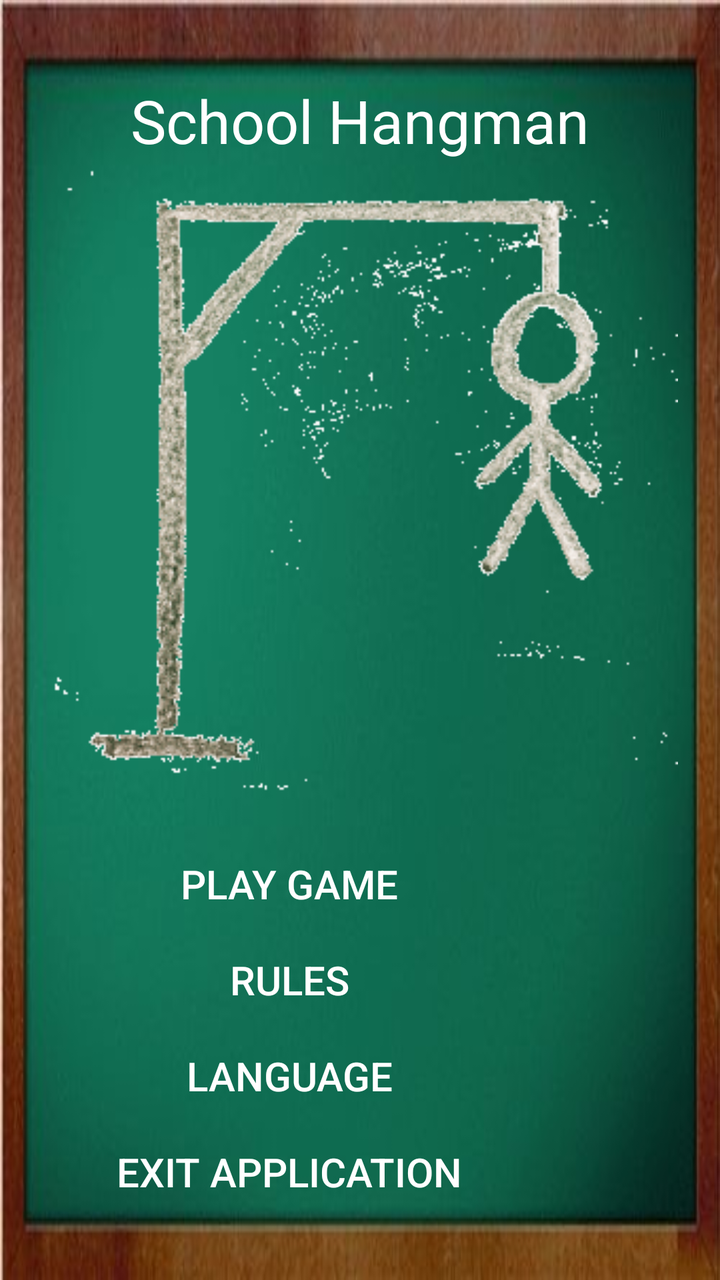
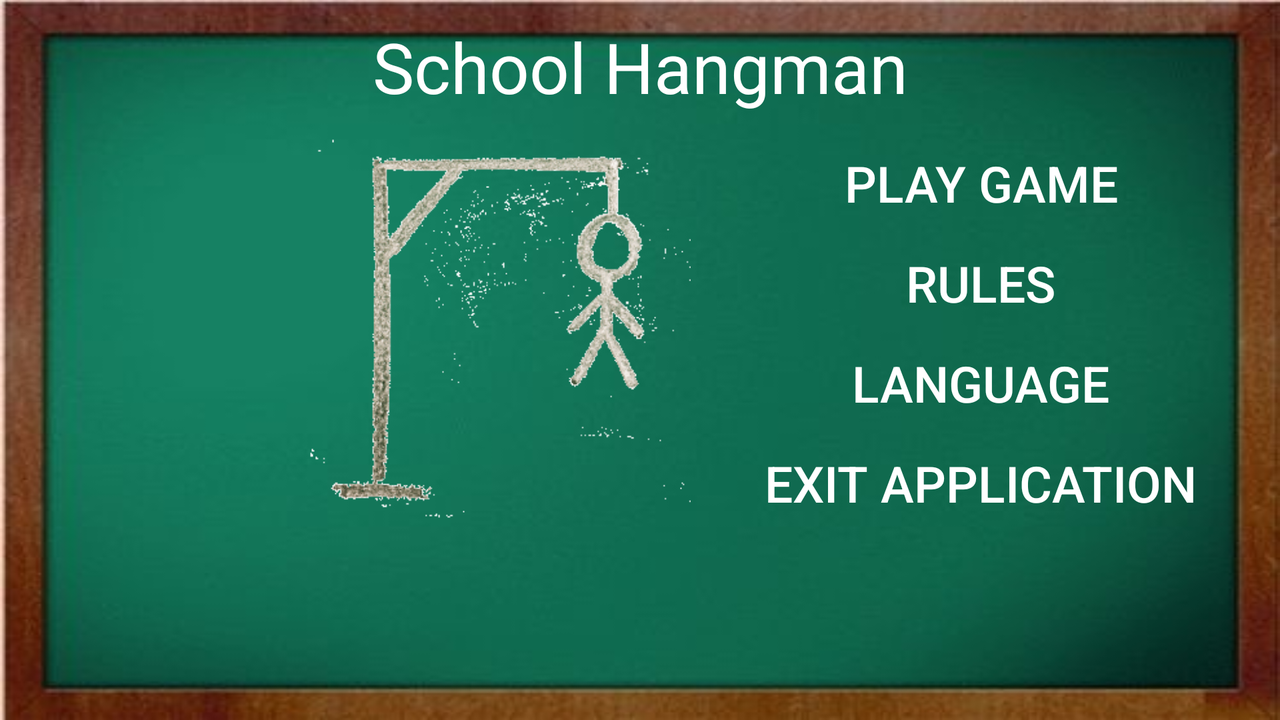

The same Android screen from two of the app's own layout files: first res/layout/ as a phone draws it, then the repository's variant for another configuration, drawn on a device whose configuration selects that folder. Both files follow.
<!-- AndroidManifest.xml: application theme AppTheme -->
<!-- res/layout/activity_start_window.xml -->
<?xml version="1.0" encoding="utf-8"?>
<RelativeLayout xmlns:android="http://schemas.android.com/apk/res/android"
    xmlns:tools="http://schemas.android.com/tools"
    android:layout_width="match_parent"
    android:layout_height="match_parent"
    android:background="@drawable/hangmanboardv2"
    android:paddingBottom="@dimen/activity_vertical_margin"
    android:paddingLeft="@dimen/activity_horizontal_margin"
    android:paddingRight="@dimen/activity_horizontal_margin"
    android:paddingTop="@dimen/activity_vertical_margin"
    android:orientation="vertical" tools:context=".StartActivity">

    <LinearLayout
        android:layout_width="match_parent"
        android:layout_height="wrap_content"
        android:layout_marginTop="40dp"
        android:id="@+id/linearLayout">
        <TextView
            android:layout_width="match_parent"
            android:layout_height="match_parent"
            android:id="@+id/gametitle"
            android:text="@string/gametitle"
            android:gravity="center_horizontal"
            android:textColor="#FFFFFF"
            android:textSize="30dp" />
    </LinearLayout>
    <TableLayout
        android:layout_width="match_parent"
        android:layout_height="wrap_content"
        android:layout_alignWithParentIfMissing="false"
        android:id="@+id/tableLayout"
        android:layout_alignParentBottom="true"
        android:layout_alignParentEnd="true"
        android:layout_marginBottom="30dp">
        <TableRow android:layout_width="match_parent"
            android:layout_marginTop="20dp">
            <Button
                android:id="@+id/playButton"
                android:layout_width="290dp"
                android:text="@string/playgame"
                android:background="@null"
                android:textColor="#FFFFFF"
                android:textSize="20dp" />
        </TableRow>
        <TableRow>
            <Button
                android:id="@+id/rulesButton"
                android:text="@string/rules"
                android:layout_width="290dp"
                android:background="@null"
                android:textColor="#FFFFFF"
                android:textSize="20dp" />
        </TableRow>
        <TableRow>
            <Button
                android:id="@+id/langButton"
                android:text="@string/language"
                android:layout_width="290dp"
                android:background="@null"
                android:textColor="#FFFFFF"
                android:textSize="20dp" />
        </TableRow>
        <TableRow>
            <Button
                android:id="@+id/exitButton"
                android:text="@string/exit"
                android:layout_width="290dp"
                android:background="@null"
                android:textColor="#FFFFFF"
                android:textSize="20dp" />
        </TableRow>
    </TableLayout>

    <LinearLayout
        android:orientation="horizontal"
        android:layout_width="match_parent"
        android:layout_height="match_parent"
        android:layout_above="@+id/tableLayout"
        android:layout_centerHorizontal="true"
        android:layout_below="@+id/linearLayout">
        <ImageButton
            android:layout_width="match_parent"
            android:layout_height="match_parent"
            android:src="@drawable/hangmanicon"
            android:scaleType="fitCenter"
            android:adjustViewBounds="true"
            android:background="@null" />


    </LinearLayout>

</RelativeLayout>
<!-- resources referenced by this layout -->
<resources>
  <!-- drawable hangmanboardv2: png bitmap (drawable, 98859 bytes) -->
  <!-- drawable hangmanicon: png bitmap (drawable, 14541 bytes) -->
  <string name="exit">EXIT APPLICATION</string>
  <string name="gametitle">School Hangman</string>
  <string name="language">LANGUAGE</string>
  <string name="playgame">PLAY GAME</string>
  <string name="rules">RULES</string>
  <style name="AppTheme" parent="Theme.AppCompat.Light.DarkActionBar">
          
          <item name="colorPrimary">@color/colorPrimary</item>
          <item name="colorPrimaryDark">@color/colorPrimaryDark</item>
          <item name="colorAccent">@color/colorAccent</item>
      </style>
  <color name="colorPrimary">#065B82</color>
  <color name="colorPrimaryDark">#303F9F</color>
  <color name="colorAccent">#FF4081</color>
</resources>
<!-- res/layout-land/activity_start_window.xml (the repository's variant of the layout above) -->
<!-- drawn on the phone turned sideways -->
<?xml version="1.0" encoding="utf-8"?>
<RelativeLayout xmlns:android="http://schemas.android.com/apk/res/android"
    xmlns:tools="http://schemas.android.com/tools"
    android:layout_width="match_parent"
    android:layout_height="match_parent"
    android:background="@drawable/hangmanboardv2"
    android:paddingBottom="@dimen/activity_vertical_margin"
    android:paddingLeft="@dimen/activity_horizontal_margin"
    android:paddingRight="@dimen/activity_horizontal_margin"
    android:paddingTop="@dimen/activity_vertical_margin"
    android:orientation="vertical" tools:context=".StartActivity">

    <LinearLayout
        android:layout_width="match_parent"
        android:layout_height="wrap_content"
        android:id="@+id/linearLayout"
        android:layout_marginTop="10dp"
        android:orientation="horizontal">

        <TextView
            android:layout_width="match_parent"
            android:layout_height="match_parent"
            android:id="@+id/gametitle"
            android:text="@string/gametitle"
            android:textColor="#FFFFFF"
            android:textSize="35sp"
            android:gravity="center_horizontal"
            android:paddingBottom="10dp" />
</LinearLayout>

    <TableLayout
        android:layout_width="wrap_content"
        android:layout_height="wrap_content"
        android:layout_alignWithParentIfMissing="false"
        android:id="@+id/tableLayout"
        android:layout_alignParentBottom="true"
        android:layout_alignParentEnd="true"
        android:layout_below="@+id/linearLayout"
        android:layout_marginRight="5dp">
        <TableRow android:layout_width="match_parent"
            android:gravity="center_horizontal"
            android:layout_height="wrap_content">

            <Button
                android:id="@+id/playButton"
                android:layout_width="290dp"
                android:text="@string/playgame"
                android:layout_height="50dp"
                android:layout_alignTop="@+id/linearLayout3"
                android:layout_toEndOf="@+id/linearLayout3"
                android:background="@null"
                android:textColor="#FFFFFF"
                android:textSize="25sp" />
        </TableRow>
        <TableRow android:gravity="center_horizontal">

            <Button
                android:id="@+id/rulesButton"
                android:text="@string/rules"
                android:layout_width="290dp"
                android:layout_height="50dp"
                android:layout_below="@+id/playButton"
                android:layout_toEndOf="@+id/linearLayout3"
                android:background="@null"
                android:textColor="#FFFFFF"
                android:textSize="25sp" />
        </TableRow>
        <TableRow android:gravity="center_horizontal">
            <Button
                android:id="@+id/langButton"
                android:text="@string/language"
                android:layout_width="290dp"
                android:layout_height="50dp"
                android:background="@null"
                android:textColor="#FFFFFF"
                android:textSize="25sp" />
        </TableRow>
        <TableRow android:gravity="center_horizontal">
            <Button
                android:id="@+id/exitButton"
                android:text="@string/exit"
                android:layout_width="290dp"
                android:layout_height="50dp"
                android:background="@null"
                android:textColor="#FFFFFF"
                android:textSize="25sp" />
        </TableRow>
    </TableLayout>
    <LinearLayout
        android:orientation="horizontal"
        android:layout_width="wrap_content"
        android:layout_height="match_parent"
        android:layout_below="@+id/linearLayout"
        android:layout_toLeftOf="@+id/tableLayout"
        android:id="@+id/linearLayout3">
        <ImageButton
            android:layout_width="194dp"
            android:layout_height="194dp"
            android:src="@drawable/hangmanicon"
            android:scaleType="fitCenter"
            android:adjustViewBounds="true"
            android:background="@null" />


    </LinearLayout>

</RelativeLayout>
